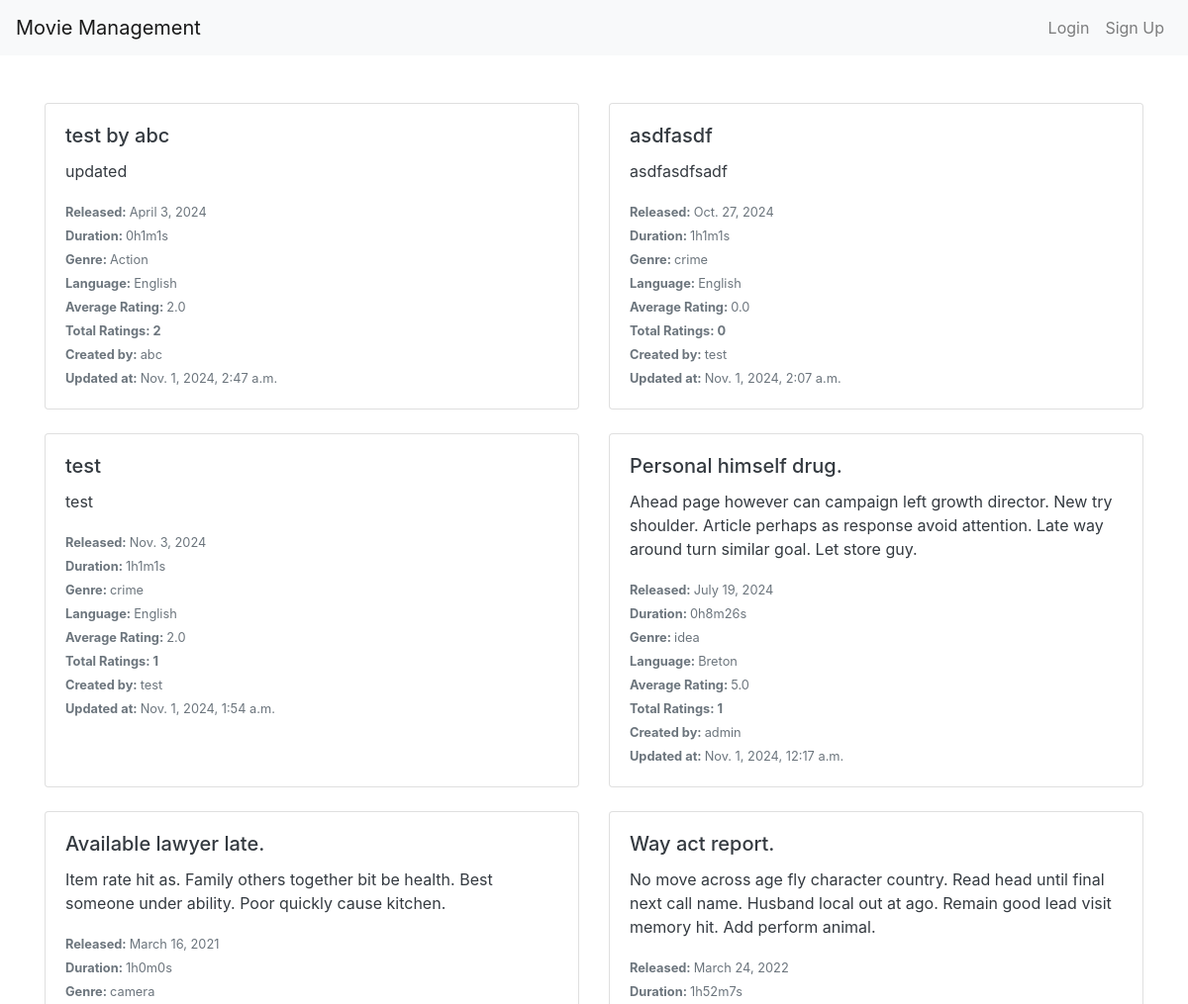
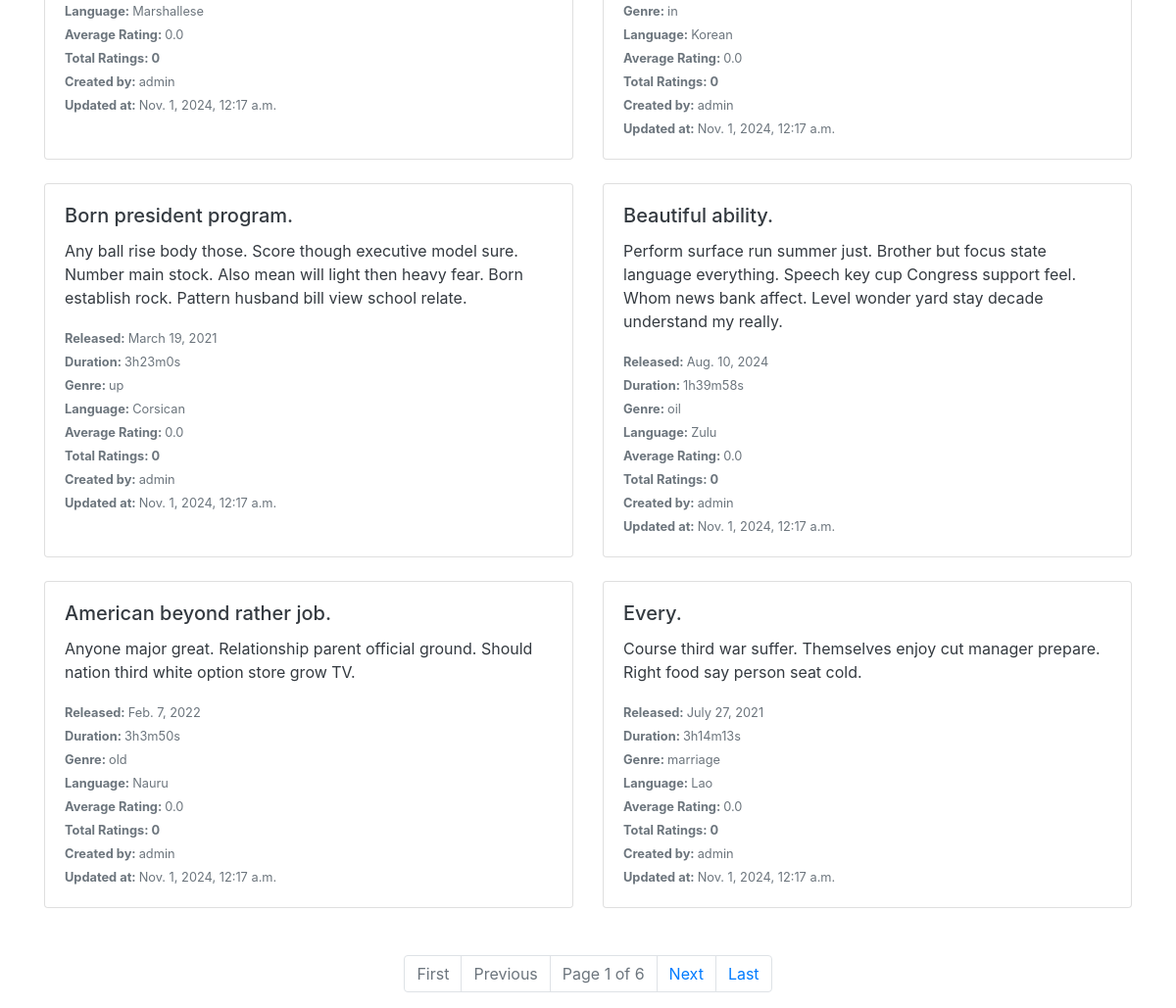
The page / on the database its author committed (2 pictures, top to bottom).
### movie/models.py (models this page shows, shortened)
class Movie(models.Model):
    title = models.CharField(max_length=200)
    description = models.TextField()
    released_at = models.DateField()
    duration_hours = models.PositiveIntegerField(default=0)
    duration_minutes = models.PositiveIntegerField(default=0, validators=[MinValueValidator(0), MaxValueValidator(59)])  # Minutes
    duration_seconds = models.PositiveIntegerField(default=0, validators=[MinValueValidator(0), MaxValueValidator(59)])  # Seconds
    genre = models.CharField(max_length=100)
    created_by = models.ForeignKey(User, on_delete=models.CASCADE)
    language = models.CharField(max_length=50)
    updated_at = models.DateTimeField(auto_now=True)
    def average_rating(self):
        ratings = self.rating_set.all()
        if ratings.exists():
            return ratings.aggregate(Avg('rating'))['rating__avg']
        return 0.0
    def total_ratings(self):
        return self.rating_set.count()

### accounts/models.py (models this page shows, shortened)
class User(AbstractBaseUser):
    email = models.EmailField(
        verbose_name="email address",
        max_length=255,
        unique=True,
    )
    username = models.CharField(max_length=50)
    is_active = models.BooleanField(default=True)
    is_admin = models.BooleanField(default=False)
    objects = UserManager()
    USERNAME_FIELD = "email"
    REQUIRED_FIELDS = ["username",]

### movie/views.py (the view)
# urls.py: path('', MovieListView.as_view(), name='movie_list'),
class MovieListView(ListView):
    template_name = 'movie/movie_list.html'
    context_object_name ='movies'
    paginate_by = 10
    def get_queryset(self):
        return Movie.objects.all().order_by('-id')

### templates/movie/movie_list.html (shortened to what this page needs)
{% extends "base.html" %}
{% block content %}
<div class="container mt-5">
    <div class="row">
        {% for movie in movies %}
            <div class="col-md-6 mb-4">
                <div class="card h-100">
                    <a href="{% url 'detail_movie' movie.id %}" class="text-decoration-none text-dark">
                        <div class="card-body">
                            <h5 class="card-title">{{ movie.title }}</h5>
                            <p class="card-text">{{ movie.description|truncatechars:200 }}</p>
                            <p class="card-text">
                                <small class="text-muted">
                                    <strong>Released: </strong>{{ movie.released_at }}<br>
                                    <strong>Duration: </strong>{{ movie.duration_hours }}h{{ movie.duration_minutes }}m{{ movie.duration_seconds }}s<br>
                                    <strong>Genre: </strong>{{ movie.genre }}<br>
                                    <strong>Language: </strong>{{ movie.language }}<br>
                                    <strong>Average Rating: </strong>{{ movie.average_rating }} <br>
                                    <strong> Total Ratings: {{ movie.total_ratings }}</strong> <br>
                                    <strong> Created by: </strong> {{ movie.created_by.username }} <br>
                                    <strong> Updated at: </strong> {{ movie.updated_at }}
                                </small>
                            </p>
                        </div>
                    </a>
                </div>
            </div>
        {% empty %}
            <p>No movies available.</p>
        {% endfor %}
    </div>
    <div class="pagination d-flex justify-content-center mt-4">
        <nav aria-label="Page navigation">
            <ul class="pagination">
                {% if page_obj.has_previous %}
                    <li class="page-item">
                        <a class="page-link" href="?page=1" aria-label="First">
                            <span aria-hidden="true">First</span>
                        </a>
                    </li>
                    <li class="page-item">
                        <a class="page-link" href="?page={{ page_obj.previous_page_number }}" aria-label="Previous">
                            <span aria-hidden="true">Previous</span>
                        </a>
                    </li>
                {% else %}
                    <li class="page-item disabled">
                        <span class="page-link">First</span>
                    </li>
                    <li class="page-item disabled">
                        <span class="page-link">Previous</span>
                    </li>
                {% endif %}
                <li class="page-item disabled">
                    <span class="page-link">
                        Page {{ page_obj.number }} of {{ page_obj.paginator.num_pages }}
                    </span>
                </li>
                {% if page_obj.has_next %}
                    <li class="page-item">
                        <a class="page-link" href="?page={{ page_obj.next_page_number }}" aria-label="Next">
                            <span aria-hidden="true">Next</span>
                        </a>
                    </li>
                    <li class="page-item">
                        <a class="page-link" href="?page={{ page_obj.paginator.num_pages }}" aria-label="Last">
                            <span aria-hidden="true">Last</span>
                        </a>
                    </li>
                {% endif %}
            </ul>
        </nav>
    </div>
</div>
{% endblock content %}

### templates/base.html (shortened to what this page needs)
<!DOCTYPE html>
<html lang="en">
<head>
  <link href="https://stackpath.bootstrapcdn.com/bootstrap/4.5.2/css/bootstrap.min.css" rel="stylesheet">
  <link rel="stylesheet" href="https://cdn.jsdelivr.net/npm/flatpickr/dist/flatpickr.min.css">
</head>
    {% include "includes/navbar.html" %}
    {% block content %}
    {% endblock content %}
</html>

### templates/includes/navbar.html (shortened to what this page needs)
<nav class="navbar navbar-expand-lg navbar-light bg-light">
    <a class="navbar-brand" href="{% url 'movie_list' %}">Movie Management</a>
    <div class="collapse navbar-collapse" id="navbarNav">
      <ul class="navbar-nav ml-auto">
        {% if user.is_authenticated %}
          <li class="nav-item">
            <a href="{% url "create_movie" %}" class="nav-link">Create Movie</a>
          </li>
          <li class="nav-item">
            <a href="{% url "own_movie_list" %}" class="nav-link">Own Movie</a>
          </li>
          {% if user.is_admin %}
          <li class="nav-item">
            <a href="{% url "dashboard" %}" class="nav-link">Dashboard</a>
          </li>
          {% endif %}
          <li class="nav-item">
            <a class="nav-link">Welcome, {{ user.username }}</a>
          </li>
          <li class="nav-item">
            <form action="{% url 'logout' %}" method="post" style="display: inline;">
              {% csrf_token %}
              <button type="submit" class="btn btn-link nav-link" style="display: inline; color: inherit; cursor: pointer;">Logout</button>
            </form>
          </li>
        {% else %}
          <li class="nav-item">
            <a class="nav-link" href="{% url 'login' %}">Login</a>
          </li>
          <li class="nav-item">
            <a class="nav-link" href="{% url 'signup' %}">Sign Up</a>
          </li>
        {% endif %}
      </ul>
    </div>
  </nav>

### rows shown on the page
Movie: title "test by abc", description "updated", released_at "April 3, 2024", duration_hours "0", duration_minutes "1", duration_seconds "1", genre "Action", language "English", average_rating "2.0", total_ratings "2", created_by.username "abc", updated_at "Nov. 1, 2024, 2:47 a.m."
Movie: title "asdfasdf", description "asdfasdfsadf", released_at "Oct. 27, 2024", duration_hours "1", duration_minutes "1", duration_seconds "1", genre "crime", language "English", average_rating "0.0", total_ratings "0", created_by.username "test", updated_at "Nov. 1, 2024, 2:07 a.m."
Movie: title "test", description "test", released_at "Nov. 3, 2024", duration_hours "1", duration_minutes "1", duration_seconds "1", genre "crime", language "English", average_rating "2.0", total_ratings "1", created_by.username "test", updated_at "Nov. 1, 2024, 1:54 a.m."
Movie: title "Personal himself drug.", description "Ahead page however can campaign left growth director. New try shoulder. Article perhaps as response avoid attention. Late way around turn similar goal. Let store guy.", released_at "July 19, 2024", duration_hours "0", duration_minutes "8", duration_seconds "26", genre "idea", language "Breton", average_rating "5.0", total_ratings "1", created_by.username "admin", updated_at "Nov. 1, 2024, 12:17 a.m."
Movie: title "Available lawyer late.", description "Item rate hit as. Family others together bit be health. Best someone under ability. Poor quickly cause kitchen.", released_at "March 16, 2021", duration_hours "1", duration_minutes "0", duration_seconds "0", genre "camera", language "Marshallese", average_rating "0.0", total_ratings "0", created_by.username "admin", updated_at "Nov. 1, 2024, 12:17 a.m."
Movie: title "Way act report.", description "No move across age fly character country. Read head until final next call name. Husband local out at ago. Remain good lead visit memory hit. Add perform animal.", released_at "March 24, 2022", duration_hours "1", duration_minutes "52", duration_seconds "7", genre "in", language "Korean", average_rating "0.0", total_ratings "0", created_by.username "admin", updated_at "Nov. 1, 2024, 12:17 a.m."
Movie: title "Born president program.", description "Any ball rise body those. Score though executive model sure. Number main stock. Also mean will light then heavy fear. Born establish rock. Pattern husband bill view school relate.", released_at "March 19, 2021", duration_hours "3", duration_minutes "23", duration_seconds "0", genre "up", language "Corsican", average_rating "0.0", total_ratings "0", created_by.username "admin", updated_at "Nov. 1, 2024, 12:17 a.m."
Movie: title "Beautiful ability.", description "Perform surface run summer just. Brother but focus state language everything. Speech key cup Congress support feel. Whom news bank affect. Level wonder yard stay decade understand my really.", released_at "Aug. 10, 2024", duration_hours "1", duration_minutes "39", duration_seconds "58", genre "oil", language "Zulu", average_rating "0.0", total_ratings "0", created_by.username "admin", updated_at "Nov. 1, 2024, 12:17 a.m."
Movie: title "American beyond rather job.", description "Anyone major great. Relationship parent official ground. Should nation third white option store grow TV.", released_at "Feb. 7, 2022", duration_hours "3", duration_minutes "3", duration_seconds "50", genre "old", language "Nauru", average_rating "0.0", total_ratings "0", created_by.username "admin", updated_at "Nov. 1, 2024, 12:17 a.m."
Movie: title "Every.", description "Course third war suffer. Themselves enjoy cut manager prepare. Right food say person seat cold.", released_at "July 27, 2021", duration_hours "3", duration_minutes "14", duration_seconds "13", genre "marriage", language "Lao", average_rating "0.0", total_ratings "0", created_by.username "admin", updated_at "Nov. 1, 2024, 12:17 a.m."

### other values the page prints
{{ page_obj.number }} "1"
{{ page_obj.paginator.num_pages }} "6"
